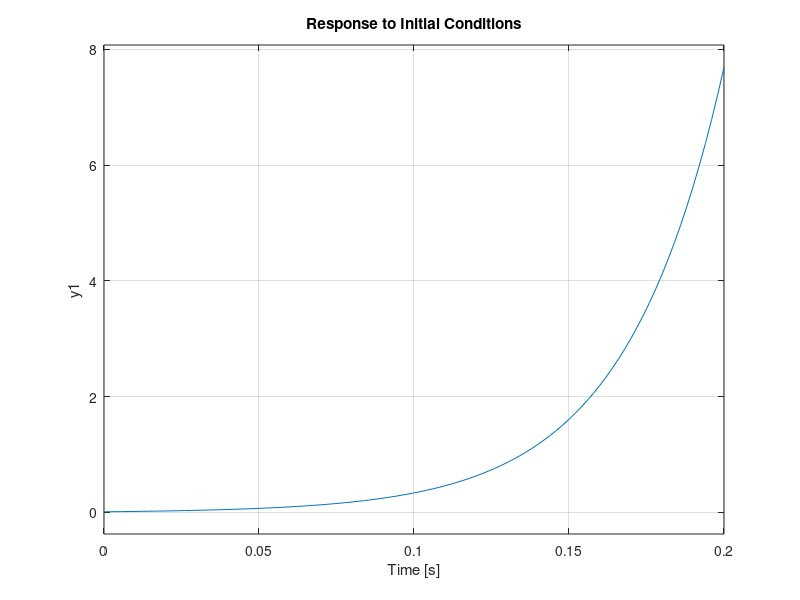
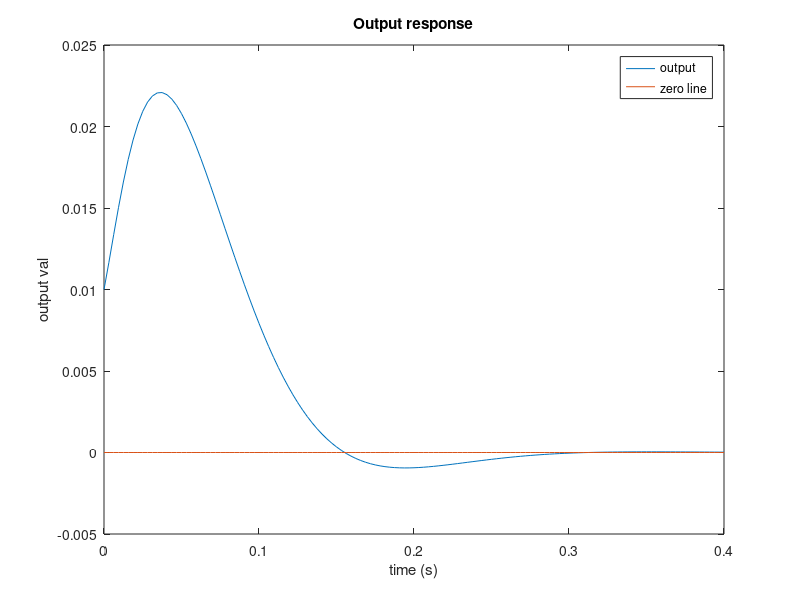
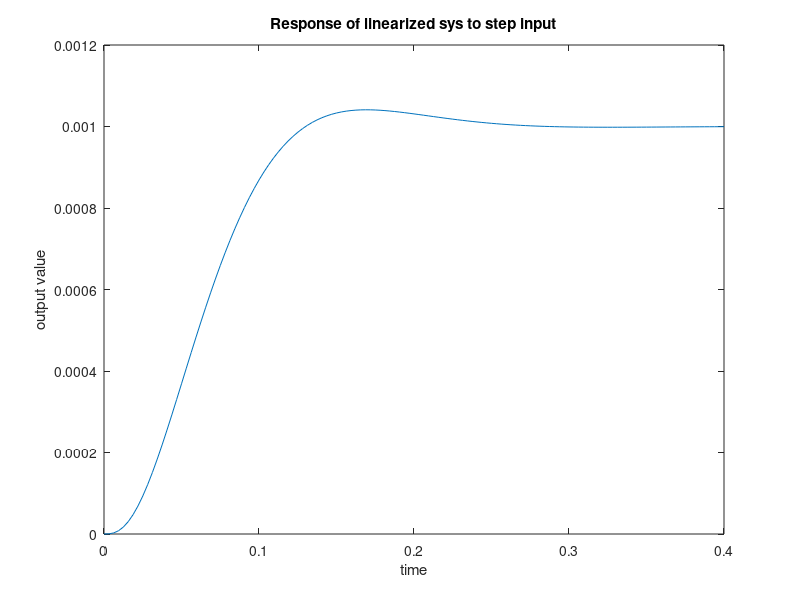
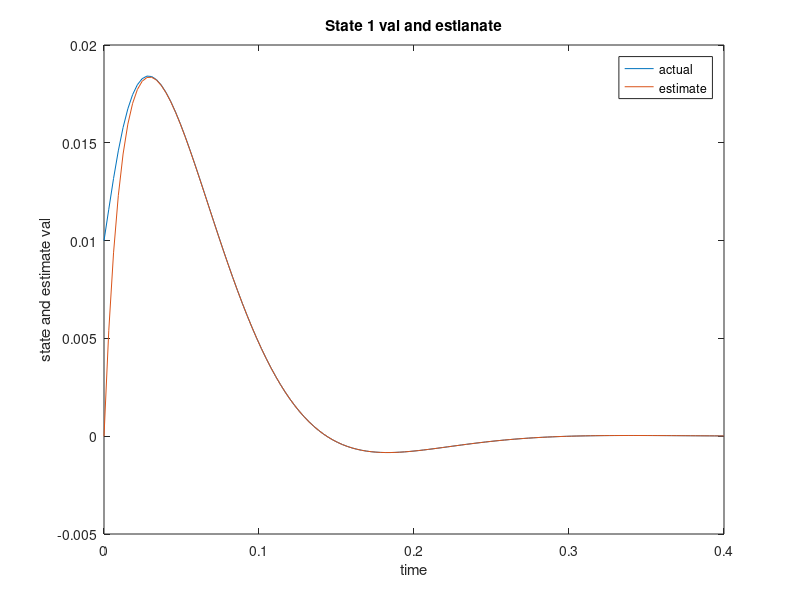

The MATLAB source for these figures, in order:
%% In this problem, you will work with a ball suspended magnetically in air.
% You will go through the full process starting from taking the model of
% the system, determining its stability, solving the pole placement problem, 
% using the Input Gain to satisfy steady-state tracking specification,
% designing the observer and simulating the system with the
% observed state feedback. 
%
%% 1. Modeling
% The model of this system is given below. The current through the coils induces a 
% magnetic force which can balance the force of gravity and cause the ball 
% (which is made of a magnetic material) to be suspended in midair.  
%%
% The equations for the system are given by:
%
%%
% $$
% M\frac{d^2h}{dt^2} = Mg - \frac{Ki^2}{h}
% $$
%
%%
% $$
% V = L\frac{di}{dt} + iR
% $$
%
%%
% where |h| is the vertical position of the ball, |i| is the current 
% through the electromagnet, |V| is the applied voltage, |M| is the mass of
% the ball, |g| is gravity, |L| is the inductance, |R| is the resistance, 
% and |K| is a coefficient that determines the magnetic force exerted on 
% the ball.  For simplicity, we will choose values |M = 0.05 Kg|, 
% |K = 0.0001|, |L = 0.01 H|, |R = 1 Ohm|, |g = 9.81 m/sec^2|. The system 
% is at equilibrium (the ball is suspended in midair) whenever 
% |h = K i^2/Mg| (at which point |dh/dt = 0|).  We linearize the equations 
% about the point |h = 0.01 m| (where the nominal current is about 7 amp) 
% and get the state space equations. 
% The state variables are deviations in h, derivative of h and current i (a 3x1 vector), |u| is the
% input voltage (delta |V|), and |y| (the output), is the deviation in h.
% The system matrices for the linearized system are given below.
%%
close all; clear all;clc

A = [ 0   1   0
     980  0  -2.8
      0   0  -100 ];

B = [ 0
      0
      100 ];
  
C = [ 1 0 0 ];

%% 2. Stability
%
% One of the first things we want to do is analyze whether the open-loop
% system (without any control) is stable. Determine the stability of the
% system.
%
%%
mySys=ss(A,B,C,0);
isstable(mySys) %returns 0, not stable

%%
% Check your stability conclusion by simulating the system response to a nonzero
% initial condition (zero input). Take this state as your initial condition: 
% x0 = [0.01 0.5 -5] (and use it for the remainder of this question as needed). 
% Plot the output response to this initial condition and comment on your results.
%
%%
x0 = [0.01 0.5 -5]';
initial(mySys,x0) %plot goes to infty (exponentially), obviously unstable 


%% 3. Controllability and Observability
% Check controllability and observability of your system. Comment on your
% results. 
%
%%
P=ctrb(mySys); rank(P) %rank=3, full, for both. system controllable and observable.
Q=obsv(mySys); rank(Q)


%% 4. Control Design Using Pole Placement
% Next, build a state feedback controller for this system using pole placement.  
% Determine the gain matrix K to place the poles at the
% following locations: -20 + 20i, -20 - 20i, -100

%%
K=place(A,B,[-20 + 20i, -20 - 20i, -100])



%%
% Simulate the response of the system to an initial condition x0 = [0.01 0.5 -5] to
% demonstrate closed-loop transient performance. Plot the output response. Use the appropriate time scale. 
% What is is the  setting time of your system (approximately)? 
% Plot the control effort (voltage input) required.

%%
mySys=ss(A-B*K, B, C, 0);
[y,t,x] = initial(mySys,x0); %setting time ~0.3 seconds
volt=-K*x';
figure
plot(t,y); hold on
plot(t,zeros(1,length(t)))
xlabel('time (s)')
ylabel('output val')
title('Output response')
legend('output', 'zero line')

figure
plot(t,volt)
xlabel('time (seconds)')
ylabel('control effort (voltage)')
title('Control Effort')

%% 5. Introducing the Reference Input
% Now, you will take the control system as defined above and apply a step
% input (we choose a small value for the step, so we remain in the region 
% where our linearization is valid). Use a step input of magnitude 0.001
% and simulate the response of the system to this input. What do you
% observe?
%
%%

%system linear, response to step of magn. 0.001 is same as 0.001 of
%response to unit step. 
mySys=ss(A-B*K, B, C, 0);
[y,t,x] = step(mySys);
y=0.001*y; x=0.001*x;

plot(t,y)
title('Response of linearized sys to step input')
xlabel('time')
ylabel('output value')


%%
% Use Input Gain method to determine the gain to achieve tracking of the
% step input. Simulate the system with the same input as before and comment
% on your results.
%
%%
close all
G=-inv(C*inv(A-B*K)*B);
mySys=ss(A-B*K, B*G, C, 0);
[y,t,x] = step(mySys);
y=0.001*y; x=0.001*x;

plot(t,y)
title('Response of linearized sys to step input')
xlabel('time')
ylabel('output value')

%% 6. Observer Design
%
% Next, we will build an *observer* to estimate the states, while measuring only the output
% |y = C x|.  
% First, we need to choose the observer gain L.  Since we want the
% dynamics of the observer to be much faster than the system itself, we
% need to place the poles at least five times farther to the left than the
% dominant poles of the system. Place the observer poles at -100, -101,
% -102. 

%%
L=(place(A',C',[-100,-101,-102]))'


%%
% Define the combined equations for the system plus observer
% using the original state |x| plus the error state: |e = x - \hat{x}|. 
%
%%

%as in the notes, for input gain the error transformed sys dynamics given
%by
Astar=[A-B*K, -B*K
        zeros(3,3), A-L*C]
Bstar=[B;zeros(3,1)]
Cstar=[C, zeros(1,3)]



%% 7. Now, we will simulate the response of the closed-loop combined system 
% to  a nonzero initial condition with no reference input.  We typically assume 
% that the observer begins with zero initial condition, \hat{x} = 0. 
% Use the following initial condition for the state: x0 = [0.01 0.5 -5]
%
%%

x0 = [0.01 0.5 -5];
err0=x0; %observer is at zero->error is x0

mySys=ss(Astar, Bstar, Cstar, 0);

%%
% We would like to verify the performance of the observer. Plot each state
% with the corresponding estimated state and comment on these results. 
%
%%\

[y,t,x]=initial(mySys, [x0, err0]);
sz=size(x)

for i=1:3
figure

plot(t,x(:,i)); hold on
plot(t,x(:,i)-x(:,i+3))
title(sprintf('State %d val and estianate', i))
legend('actual', 'estimate')
xlabel('time')
ylabel('state and estimate val')
end


